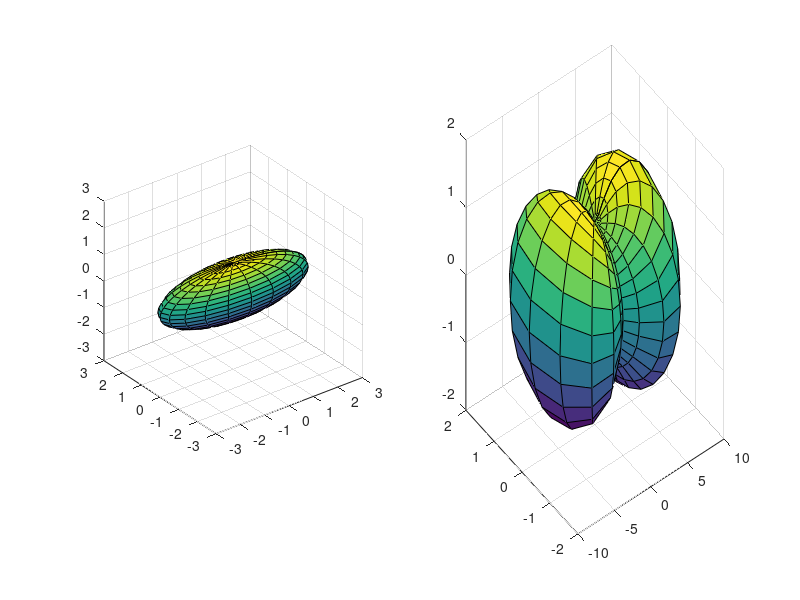

Source code (MATLAB):
% Here is a standard ellipsoid.
[X,Y,Z] = ellipsoid(0,0,0,3,1,1);
figure(1), subplot(1,2,1), surf(X,Y,Z)
axis equal

sz = size(X);

% Here is how an ellipse looks like a peanut
%
% Assign a length equal to the square of their length on the ellipsoid.
% This corresponds to what I believe are the ADC (variance) values.  Notice
% the peanut shape. 

% The length of each ellipsoid vector
tmp = [X(:),Y(:),Z(:)];
l = sqrt(diag(tmp*tmp'));   
% Multiply each vector by its own length
tmp = diag(l)*tmp;          

X2 = reshape(tmp(:,1),sz);
Y2 = reshape(tmp(:,2),sz);
Z2 = reshape(tmp(:,3),sz);
figure(1), subplot(1,2,2), surf(X2,Y2,Z2)

